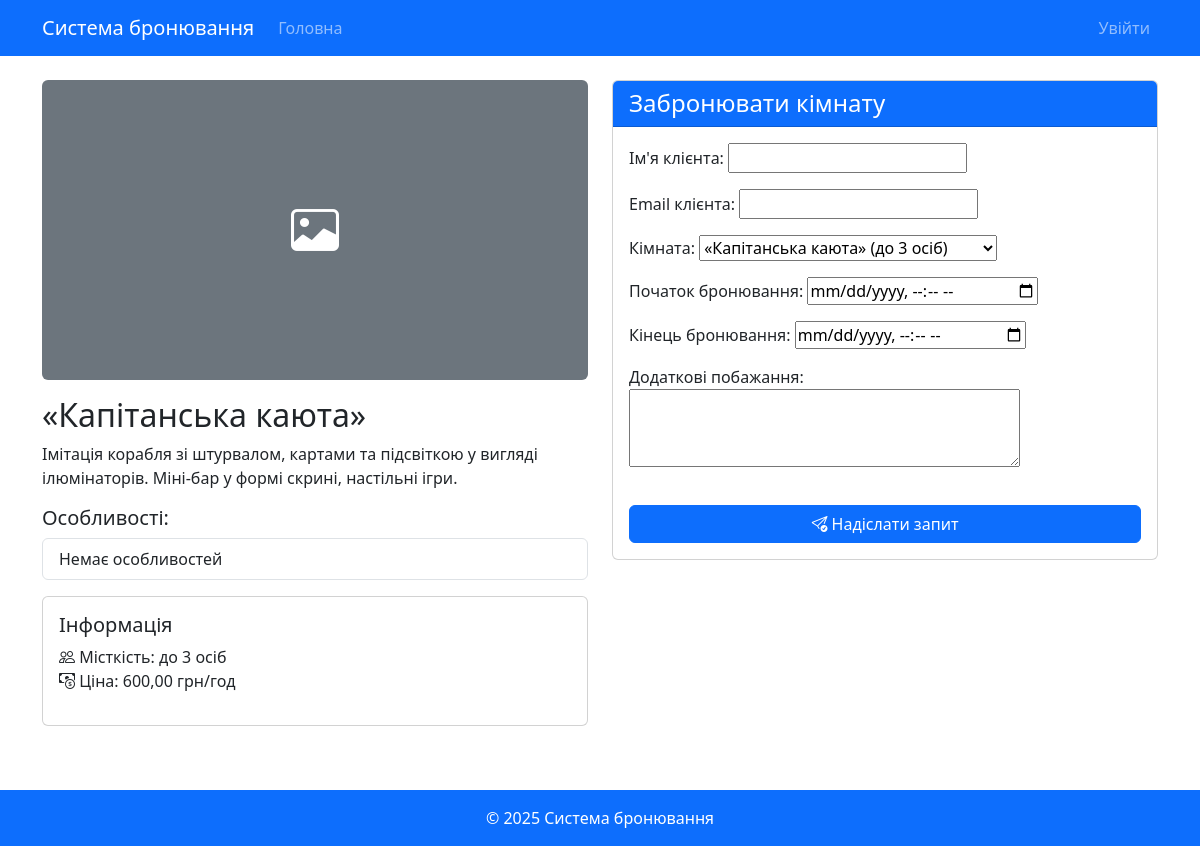
Page /room/3/ on the committed database.
### booking_app/models.py (models this page shows)
class Room(models.Model):
    name = models.CharField(max_length=200, verbose_name="Назва кімнати")
    description = models.TextField(verbose_name="Опис")
    capacity = models.PositiveIntegerField(verbose_name="Місткість", validators=[MinValueValidator(1)])
    price_per_hour = models.DecimalField(max_digits=10, decimal_places=2, verbose_name="Ціна за годину")
    features = models.ManyToManyField(RoomFeature, blank=True, verbose_name="Особливості")
    image = models.ImageField(upload_to='room_images/', blank=True, null=True, verbose_name="Зображення")
    is_active = models.BooleanField(default=True, verbose_name="Активна")
    def __str__(self):
        return f"{self.name} (до {self.capacity} осіб)"
    class Meta:
        verbose_name = "Кімната"
        verbose_name_plural = "Кімнати"

### booking_app/views.py (the view)
# urls.py: path('room/<int:pk>/', RoomDetailView.as_view(), name='room_detail'),
class RoomDetailView(DetailView):
    model = Room
    template_name = 'booking_app/room_detail.html'
    context_object_name = 'room'
    def get_context_data(self, **kwargs):
        context = super().get_context_data(**kwargs)
        context['form'] = BookingForm(initial={'room': self.object})
        return context

### booking_app/forms.py (shortened to what this page needs)
class BookingForm(forms.ModelForm):
    class Meta:
        model = Booking
        fields = ['user_name', 'user_email', 'room', 'start_time', 'end_time', 'notes']
        widgets = {
            'start_time': forms.DateTimeInput(attrs={'type': 'datetime-local'}),
            'end_time': forms.DateTimeInput(attrs={'type': 'datetime-local'}),
            'notes': forms.Textarea(attrs={'rows': 3}),
        }

### booking_app/templates/booking_app/room_detail.html (shortened to what this page needs)
{% extends 'booking_app/base.html' %}
{% load static %}
{% block content %}
<div class="row">
    <div class="col-md-6">
        {% if room.image %}
        <img src="{{ room.image.url }}" class="img-fluid rounded mb-3" alt="{{ room.name }}">
        {% else %}
        <div class="bg-secondary d-flex align-items-center justify-content-center rounded mb-3" style="height: 300px;">
            <i class="bi bi-image text-white" style="font-size: 3rem;"></i>
        </div>
        {% endif %}
        <h2>{{ room.name }}</h2>
        <p>{{ room.description }}</p>
        <div class="mb-3">
            <h5>Особливості:</h5>
            <ul class="list-group">
                {% for feature in room.features.all %}
                <li class="list-group-item">
                    <i class="bi bi-check-circle-fill text-success"></i> {{ feature.name }}
                </li>
                {% empty %}
                <li class="list-group-item">Немає особливостей</li>
                {% endfor %}
            </ul>
        </div>
        <div class="card mb-3">
            <div class="card-body">
                <h5 class="card-title">Інформація</h5>
                <ul class="list-unstyled">
                    <li><i class="bi bi-people"></i> Місткість: до {{ room.capacity }} осіб</li>
                    <li><i class="bi bi-cash-coin"></i> Ціна: {{ room.price_per_hour }} грн/год</li>
                </ul>
            </div>
        </div>
    </div>
    <div class="col-md-6">
        <div class="card">
            <div class="card-header bg-primary text-white">
                <h4 class="mb-0">Забронювати кімнату</h4>
            </div>
            <div class="card-body">
                <form method="post">
                    {{ form.as_p }}
                    <button type="submit" class="btn btn-primary w-100 mt-3">
                        <i class="bi bi-send-check"></i> Надіслати запит
                    </button>
                </form>
            </div>
        </div>
    </div>
</div>
{% endblock %}

### rows in the picture
Room: name "«Капітанська каюта»", description "Імітація корабля зі штурвалом, картами та підсвіткою у вигляді ілюмінаторів. Міні-бар у формі скрині, настільні ігри.", capacity "3", price_per_hour "600,00"
